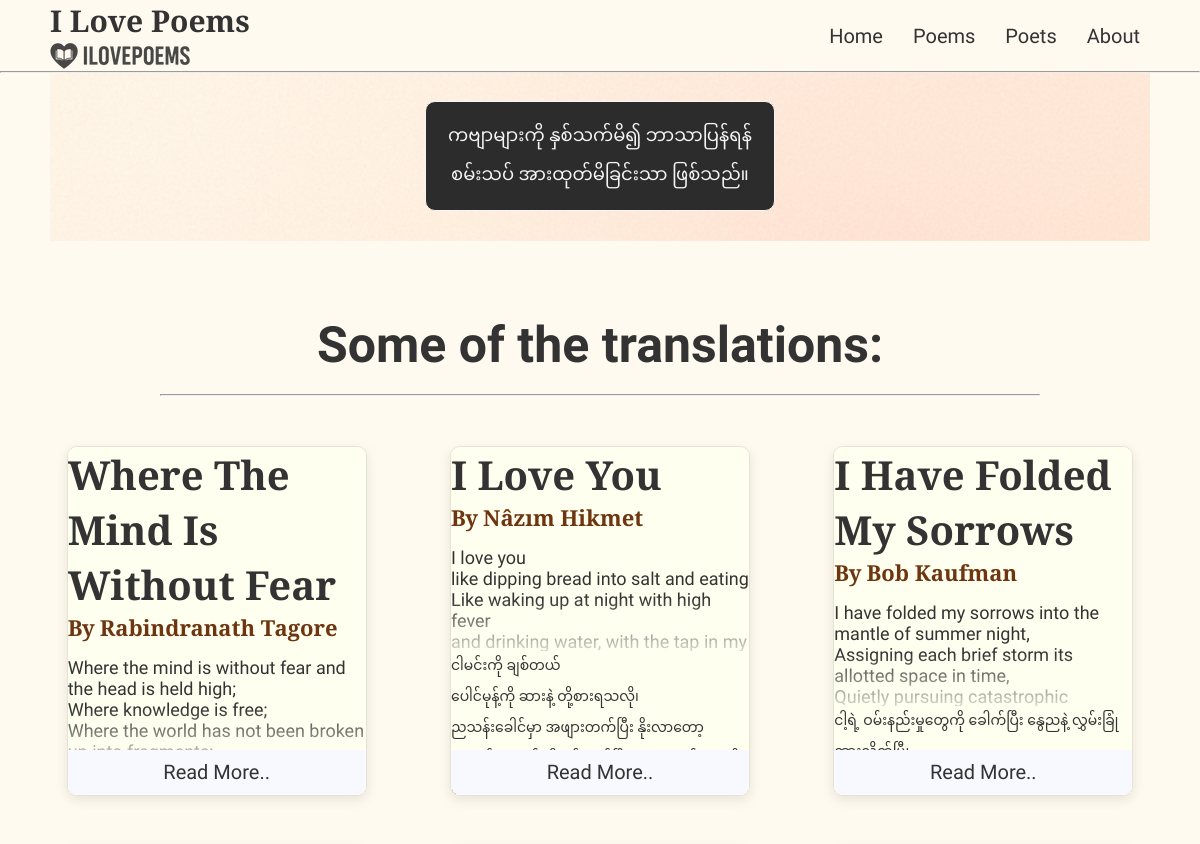
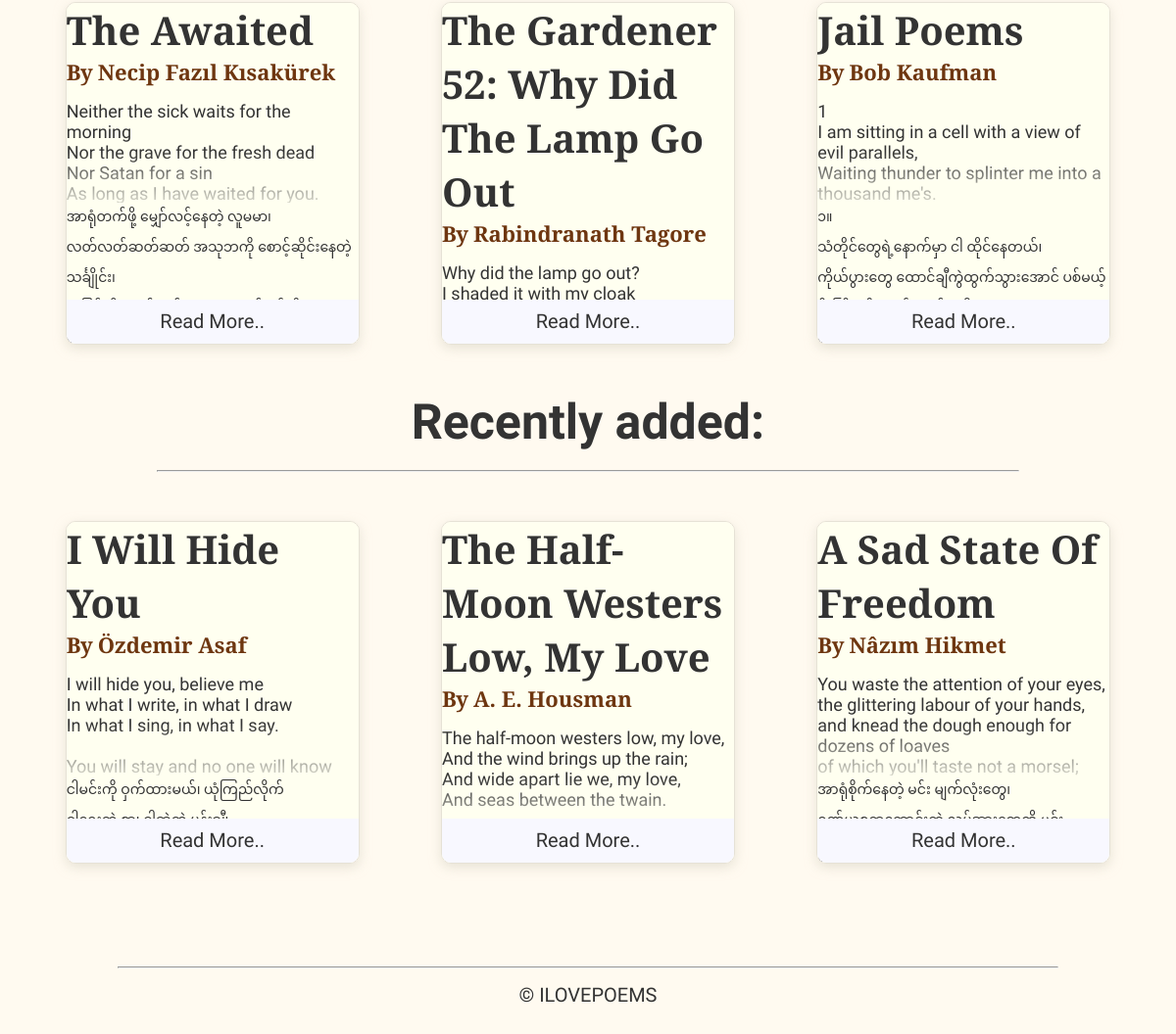
The page / on the database its author committed (2 pictures, top to bottom).
### poems/models.py (models this page shows, shortened)
class Poem(models.Model):
    title_en = models.CharField(max_length=200)
    title_mm = models.CharField(max_length=200)  # Myanmar title
    poem_mm = models.TextField()                  # Myanmar poem content
    poem_en = models.TextField()                  # English poem content
    about = models.TextField(blank=True)          # About the poem
    source = models.CharField(max_length=300, blank=True)
    featured = models.BooleanField(default=False)  # True/False column
    poet = models.ForeignKey('Poet', on_delete=models.CASCADE, related_name='poems')
    date_added = models.DateTimeField("date added")

class Poet(models.Model):
    name_en = models.CharField(max_length=100)
    name_mm = models.CharField(max_length=100)    # Myanmar name
    about = models.TextField(blank=True)          # About the poet
    source = models.CharField(max_length=300, blank=True)
    born_year = models.PositiveSmallIntegerField("Year of birth", null=True, blank=False)
    dead_year = models.PositiveSmallIntegerField("Year of death", null=True, blank=False)

### poems/views.py (the view)
# urls.py: path('',views.index, name = "index"),
def index(request):
    featured_poems = Poem.objects.filter(featured=True).select_related('poet')
    recent_poems = Poem.objects.filter(featured=False).order_by('-date_added')[:3]
    context = {
        "featured_poems": featured_poems,
        "recent_poems": recent_poems
        }
    return render(request, "poems/index.html", context)

### poems/templates/poems/index.html
{% extends "poems/base.html" %}
{% block content %}
    <h2>Some of the translations:</h2>
    <hr>
    <div class="translation-tile">
        {% if featured_poems %}
            {% for poem in featured_poems %}
                <a href="{% url 'poems:poem' poem.id %}"
                   class="poem-card-wrapper"
                   role="button"
                   tabindex="0">
                    <div class='poem-card'>
                        <p class='poem-title_en'>{{ poem.title_en }}</p>
                        <span class="poet">By</span>
                        <span class="poet">{{ poem.poet.name_en }}</span>
                        <p class="poem-en poem-en-preview fade-out-text">{{ poem.poem_en|linebreaksbr }}</p>
                        <p class="poem-mm poem-mm-preview fade-out-text">{{ poem.poem_mm|linebreaksbr }}</p>
                    </div>
                    <span class="read-more-label">Read More..</span>
                </a>
            {% endfor %}
        {% endif %}
    </div>
    <h2>Recently added:</h2>
    <hr>
    <div class="translation-tile">
        {% if recent_poems %}
            {% for poem in recent_poems %}
                <a href="{% url 'poems:poem' poem.id %}"
                   class="poem-card-wrapper"
                   role="button"
                   tabindex="0">
                    <div class='poem-card'>
                        <p class='poem-title_en'>{{ poem.title_en }}</p>
                        <span class="poet">By</span>
                        <span class="poet">{{ poem.poet.name_en }}</span>
                        <p class="poem-en poem-en-preview fade-out-text">{{ poem.poem_en|linebreaksbr }}</p>
                        <p class="poem-mm poem-mm-preview fade-out-text">{{ poem.poem_mm|linebreaksbr }}</p>
                    </div>
                    <span class="read-more-label">Read More..</span>
                </a>
            {% endfor %}
        {% endif %}
            </div>
{% endblock content %}

### poems/static/poems/css/styles.css (style rules this page uses)
:root { --background-color: #FFFAF0; --font-color: #333333; }
*, *::before, *::after { margin: 0; padding: 0; box-sizing: border-box; }
html { font-size: 20px; }
body { background-color: var(--background-color); font-family: "Zain", sans-serif; color: var(--font-color); }
#display-sec h2 { margin: 20px auto 20px; font-size: 2.5rem; text-align: center; }
.translation-tile { display: grid; grid-template-columns: repeat(auto-fit, minmax(250px, 1fr)); gap: 50px; margin: 20px auto; padding: 30px 0px 30px; }
.poem-card-wrapper { text-decoration: none; color: var(--font-color); display: block; position: relative; width: 100%; max-width: 300px; margin: 0 auto; height: 350px; border-radius: 10px; overflow: hidden; border: 1px solid #E6E2D6; box-shadow: 0 4px 12px rgba(216, 212, 196, 0.6); }
.poem-card-wrapper .poet { font-size: 1.1rem; }
.poem-card-wrapper .poem-en { font-size: .9rem; margin: 15px 0 0; }
.poem-card-wrapper .poem-mm { font-size: .7rem; margin: 0; }
.poem-card { overflow-x: hidden; overflow-y: hidden; background-color: #FFFFF0; display: block; width: 100%; height: 100%; }
.poem-title_en { font-family: "Cormorant Garamond", serif; font-size: 2rem; font-weight: 600; text-transform: capitalize; }
.poet { font-family: "Cormorant Garamond", serif; font-size: 1.2rem; font-weight: 600; text-transform: capitalize; color: #6e3610; }
.poem-en { font-family: "Cardo", serif; font-style: normal; font-size: 1rem; margin-top: 20px; }
.poem-mm { font-family: "Noto Sans Myanmar", sans-serif; font-weight: 400; font-size: .8rem; margin-top: 10px; }
.poem-en-preview { width: 100%; height: 30%; overflow: hidden; }
.fade-out-text { color: var(--font-color); background: linear-gradient(to bottom, var(--font-color) 50%, rgba(51, 51, 51, 0.2) 100%); -webkit-background-clip: text; -webkit-text-fill-color: transparent; }
.read-more-label { position: absolute; bottom: 0; left: 0; width: 100%; background-color: #F8F8FF; color: var(--font-color); height: 13%; display: flex; align-items: center; justify-content: center; }
hr { width: 80%; margin: 0px auto; }

### rows shown on the page
Poem: title_en "Where The Mind Is Without Fear", poet.name_en "Rabindranath Tagore", poem_en "Where the mind is without fear and the head is held high; Where knowledge is free; Where the world has not been broken…"
Poem: title_en "I Love You", poet.name_en "Nâzım Hikmet", poem_en "I love you like dipping bread into salt and eating Like waking up at night with high fever and drinking water, with the tap in my…", poem_mm "ငါမင်းကို ချစ်တယ် ‌ပေါင်မုန့်ကို ဆားနဲ့ တို့စားရသလို၊ ညသန်း‌ခေါင်မှာ အဖျားတက်ပြီး နိုးလာတော့"
Poem: title_en "I Have Folded My Sorrows", poet.name_en "Bob Kaufman", poem_en "I have folded my sorrows into the mantle of summer night, Assigning each brief storm its allotted space in time, Quietly pursuing catastrophic…", poem_mm "ငါ့ရဲ့ ဝမ်းနည်းမှုတွေကို ခေါက်ပြီး နွေညနဲ့…"
Poem: title_en "The Awaited", poet.name_en "Necip Fazıl Kısakürek", poem_en "Neither the sick waits for the morning Nor the grave for the fresh dead Nor Satan for a sin As long as I have waited for you.", poem_mm "အာရုံတက်ဖို့ မျှော်လင့်နေတဲ့ လူမမာ၊ လတ်လတ်ဆတ်ဆတ်‌ အသုဘကို စောင့်ဆိုင်းနေတဲ့ သင်္ချိုင်း၊"
Poem: title_en "The Gardener 52: Why Did The Lamp Go Out", poet.name_en "Rabindranath Tagore", poem_en "Why did the lamp go out? I shaded it with my cloak"
Poem: title_en "Jail Poems", poet.name_en "Bob Kaufman", poem_en "1 I am sitting in a cell with a view of evil parallels, Waiting thunder to splinter me into a thousand me's.", poem_mm "၁။ သံတိုင်တွေရဲ့နောက်မှာ ငါ ထိုင်နေတယ်၊ ကိုယ်ပွားတွေ ထောင်ချီကွဲထွက်သွားအောင် ပစ်မယ့်…"
Poem: title_en "I Will Hide You", poet.name_en "Özdemir Asaf", poem_en "I will hide you, believe me In what I write, in what I draw In what I sing, in what I say. You will stay and no one will know", poem_mm "ငါမင်းကို ဝှက်ထားမယ်၊ ယုံကြည်လိုက်"
Poem: title_en "The Half-Moon Westers Low, My Love", poet.name_en "A. E. Housman", poem_en "The half-moon westers low, my love, And the wind brings up the rain; And wide apart lie we, my love, And seas between the twain."
Poem: title_en "A Sad State Of Freedom", poet.name_en "Nâzım Hikmet", poem_en "You waste the attention of your eyes, the glittering labour of your hands, and knead the dough enough for dozens of loaves of which you'll taste not a morsel;", poem_mm "အာရုံစိုက်နေတဲ့ မင်း မျက်လုံးတွေ၊"
